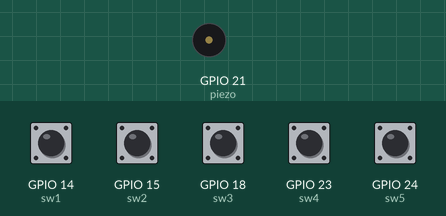
This program was run on a simulated Raspberry Pi (BCM pin numbers). On the bench: buzzer (waves = sounding). The test bench sets the inputs (shaded band); at power-on: GPIO 14 (sw1), GPIO 15 (sw2), GPIO 18 (sw3), GPIO 23 (sw4), GPIO 24 (sw5) HIGH.

Above: at 1.2 s.
1.3 s: GPIO 14 (sw1) pulled LOW for 0.15 s
At 1.4 s:
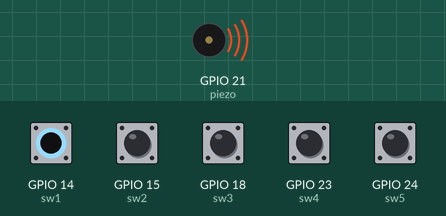
Timing chart, 0 to 4.3 s (numbered marks = the images above; inputs shaded):
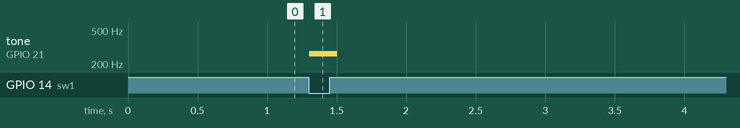

Measured:
- after the input at 1.3 s, tone on GPIO 21 (piezo): silent → 262 Hz at once, → silent 0.20 s later

The program:

main7-2.py
```python
from gpiozero import Button,TonalBuzzer
import time

piezo = TonalBuzzer(21)

sw1 = Button(14)
sw2 = Button(15)
sw3 = Button(18)
sw4 = Button(23)
sw5 = Button(24)

try:
    while 1:
        if sw1.is_pressed:
            piezo.play(261.6)
        elif sw2.is_pressed:
            piezo.play(293.6)
        elif sw3.is_pressed:
            piezo.play(329.6)
        elif sw4.is_pressed:
            piezo.play(349.2)
        elif sw5.is_pressed:
            piezo.play(391.9)
        else:
            piezo.stop()

        time.sleep(0.1)

except KeyboardInterrupt:
    pass
```
